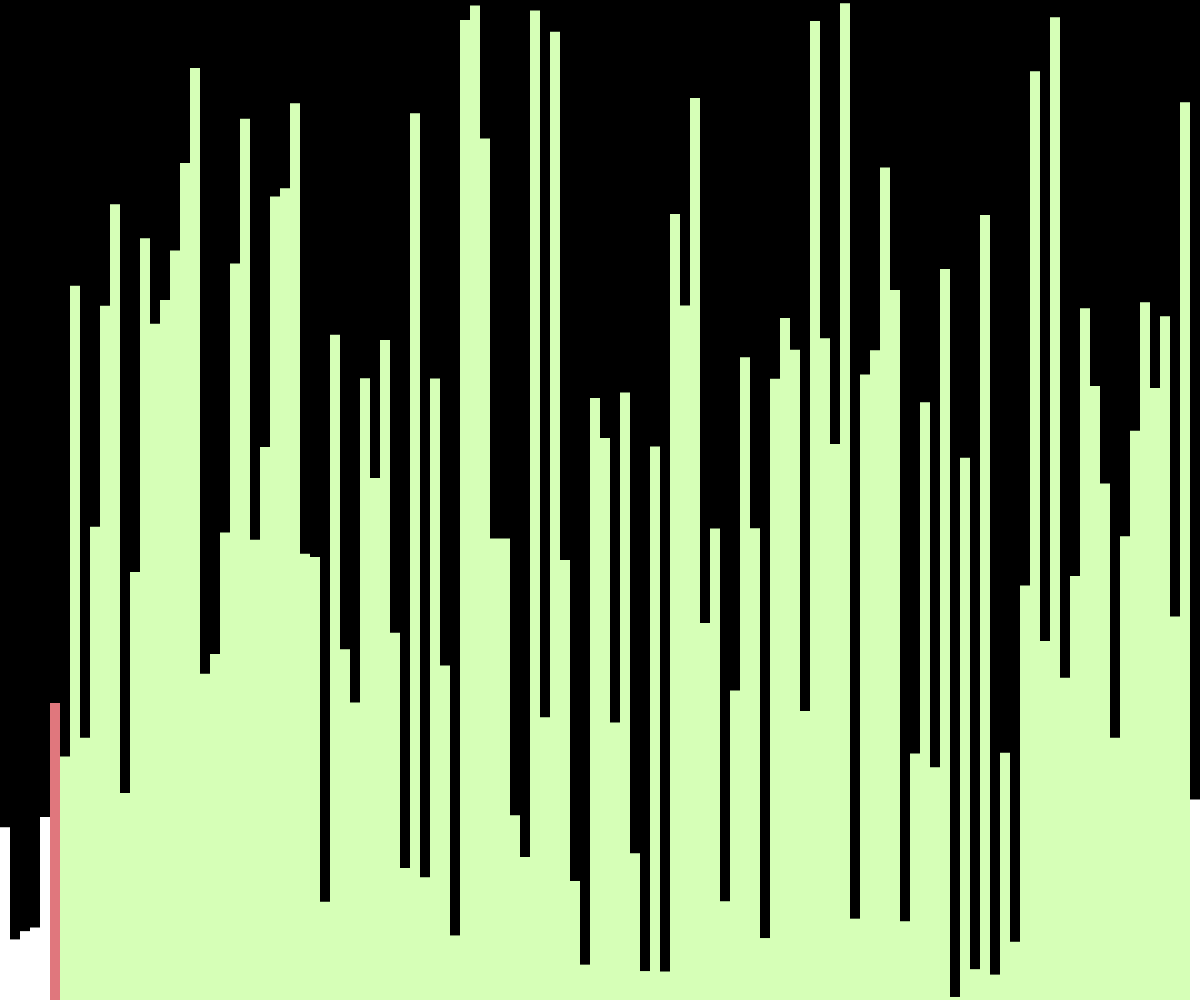
Frame 1 (no input)
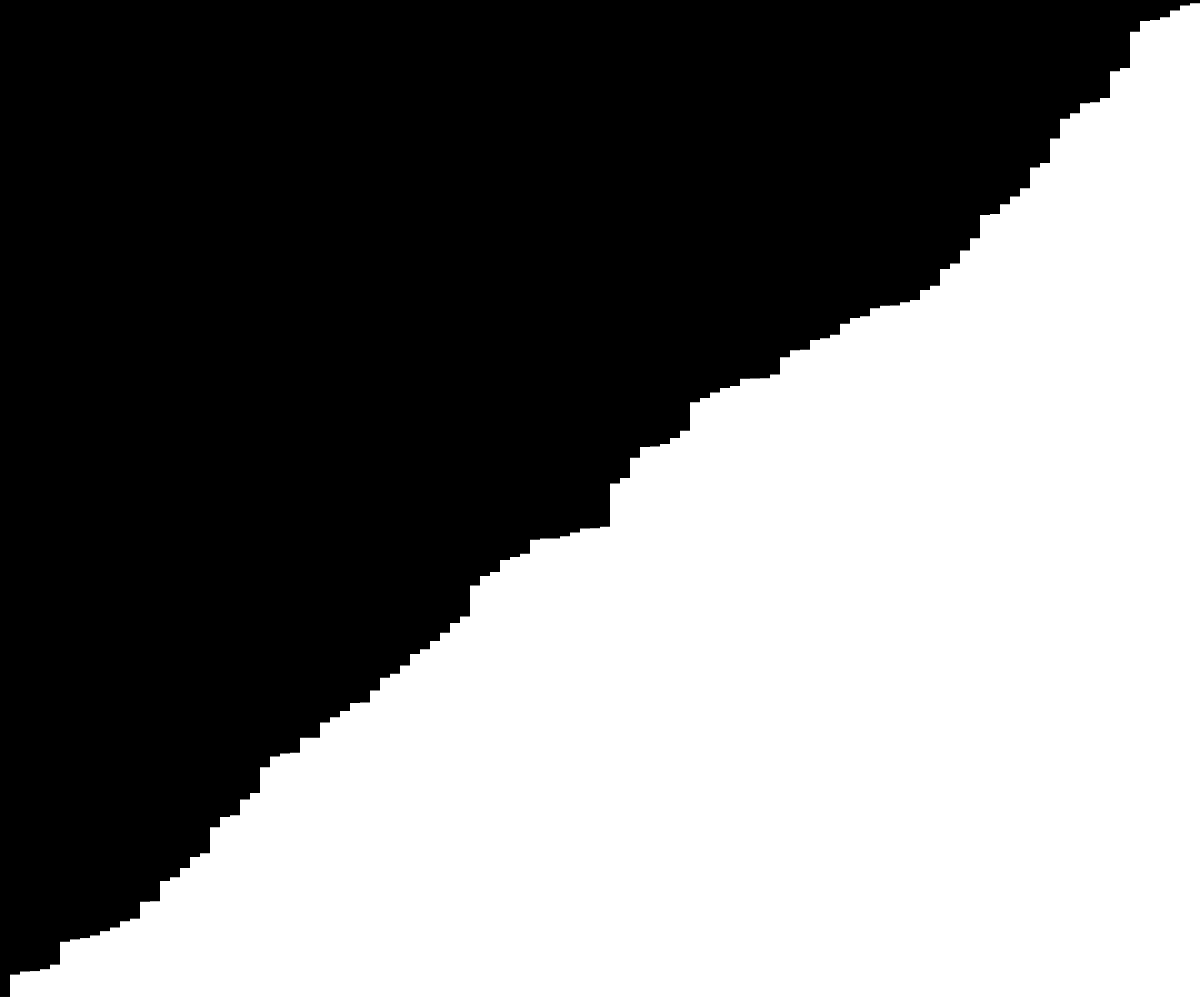
Frame 60 (no input)
Frame 120 (the mouse pressed at the canvas centre since frame 60): identical to frame 60, image omitted

The p5.js sketch that drew these frames (run headless with seeded random() and noise() and a simulated clock; from frame 60 on, the mouse is pressed at the canvas centre):

// p5.js sketch
// ── sketch.js
let lines = [];


let rectwidth = 10;


let states = [];

function setup() {
  createCanvas(windowWidth, windowHeight);
  lines = new Array(floor(width / rectwidth));
  for (let i = 0; i < lines.length; i++) {
    lines[i] = random(height);
    states[i] = -1;
  }
  quickSort(lines, 0, lines.length - 1);
}

async function quickSort(arr, start, end) {
  if (start >= end) {
    return;
  }
  let index = await partition(arr, start, end);
  states[index] = -1;

  await Promise.all([
    quickSort(arr, start, index - 1),
    quickSort(arr, index + 1, end)
  ]);
}

async function partition(arr, start, end) {
  for (let i = start; i < end; i++) {
    states[i] = 1;
  }

  let pivotValue = arr[end];
  let pivotIndex = start;
  states[pivotIndex] = 0;
  for (let i = start; i < end; i++) {
    if (arr[i] < pivotValue) {
      await swap(arr, i, pivotIndex);
      states[pivotIndex] = -1;
      pivotIndex++;
      states[pivotIndex] = 0;
    }
  }
  await swap(arr, pivotIndex, end);

  for (let i = start; i < end; i++) {
    if (i != pivotIndex) {
      states[i] = -1;
    }
  }

  return pivotIndex;
}

function draw() {
  background(0);

  for (let i = 0; i < lines.length; i++) {
    noStroke();
    if (states[i] == 0) {
      fill('#E0777D');
    } else if (states[i] == 1) {
      fill('#D6FFB7');
    } else {
      fill(255);
    }
    rect(i * rectwidth, height - lines[i], rectwidth, lines[i]);
  }
}

async function swap(arr, a, b) {
  await sleep(0);
  let temp = arr[a];
  arr[a] = arr[b];
  arr[b] = temp;
}

function sleep(ms) {
  return new Promise(resolve => setTimeout(resolve, ms));
}
